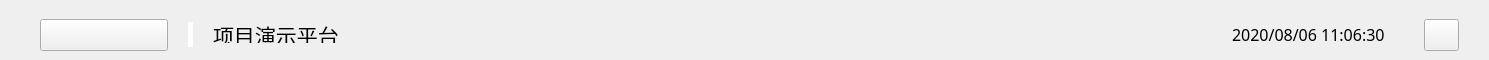
<?xml version="1.0" encoding="UTF-8"?>
<ui version="4.0">
 <class>CXGisTopWidget</class>
 <widget class="QWidget" name="CXGisTopWidget">
  <property name="geometry">
   <rect>
    <x>0</x>
    <y>0</y>
    <width>1489</width>
    <height>60</height>
   </rect>
  </property>
  <property name="minimumSize">
   <size>
    <width>0</width>
    <height>60</height>
   </size>
  </property>
  <property name="maximumSize">
   <size>
    <width>16777215</width>
    <height>84</height>
   </size>
  </property>
  <property name="windowTitle">
   <string>CXGisTopWidget</string>
  </property>
  <property name="styleSheet">
   <string notr="true"/>
  </property>
  <layout class="QGridLayout" name="gridLayout">
   <property name="leftMargin">
    <number>40</number>
   </property>
   <property name="topMargin">
    <number>10</number>
   </property>
   <property name="rightMargin">
    <number>30</number>
   </property>
   <property name="bottomMargin">
    <number>0</number>
   </property>
   <item row="0" column="0">
    <layout class="QHBoxLayout" name="horizontalLayout_4">
     <property name="spacing">
      <number>20</number>
     </property>
     <item>
      <layout class="QHBoxLayout" name="horizontalLayout_2">
       <item>
        <widget class="QPushButton" name="logo">
         <property name="minimumSize">
          <size>
           <width>128</width>
           <height>32</height>
          </size>
         </property>
         <property name="maximumSize">
          <size>
           <width>128</width>
           <height>32</height>
          </size>
         </property>
         <property name="text">
          <string/>
         </property>
        </widget>
       </item>
      </layout>
     </item>
     <item>
      <layout class="QHBoxLayout" name="horizontalLayout_3">
       <property name="spacing">
        <number>20</number>
       </property>
       <item>
        <widget class="QLabel" name="zhuangshi">
         <property name="minimumSize">
          <size>
           <width>5</width>
           <height>25</height>
          </size>
         </property>
         <property name="maximumSize">
          <size>
           <width>5</width>
           <height>25</height>
          </size>
         </property>
         <property name="styleSheet">
          <string notr="true">background-color: rgb(255, 255, 255);</string>
         </property>
         <property name="text">
          <string/>
         </property>
        </widget>
       </item>
       <item>
        <widget class="QLabel" name="platform_name">
         <property name="minimumSize">
          <size>
           <width>0</width>
           <height>17</height>
          </size>
         </property>
         <property name="maximumSize">
          <size>
           <width>16777215</width>
           <height>17</height>
          </size>
         </property>
         <property name="font">
          <font>
           <family>新宋体</family>
           <pointsize>16</pointsize>
          </font>
         </property>
         <property name="text">
          <string>项目演示平台</string>
         </property>
        </widget>
       </item>
      </layout>
     </item>
    </layout>
   </item>
   <item row="0" column="1">
    <layout class="QHBoxLayout" name="horizontalLayout_6">
     <item>
      <spacer name="horizontalSpacer">
       <property name="orientation">
        <enum>Qt::Horizontal</enum>
       </property>
       <property name="sizeHint" stdset="0">
        <size>
         <width>160</width>
         <height>20</height>
        </size>
       </property>
      </spacer>
     </item>
     <item>
      <spacer name="horizontalSpacer_2">
       <property name="orientation">
        <enum>Qt::Horizontal</enum>
       </property>
       <property name="sizeHint" stdset="0">
        <size>
         <width>40</width>
         <height>20</height>
        </size>
       </property>
      </spacer>
     </item>
    </layout>
   </item>
   <item row="0" column="2">
    <layout class="QHBoxLayout" name="horizontalLayout_5">
     <property name="spacing">
      <number>25</number>
     </property>
     <item>
      <widget class="QLabel" name="curTime">
       <property name="minimumSize">
        <size>
         <width>167</width>
         <height>25</height>
        </size>
       </property>
       <property name="maximumSize">
        <size>
         <width>167</width>
         <height>25</height>
        </size>
       </property>
       <property name="font">
        <font>
         <family>宋体</family>
         <pointsize>12</pointsize>
        </font>
       </property>
       <property name="text">
        <string>2020/08/06 11:06:30</string>
       </property>
      </widget>
     </item>
     <item>
      <widget class="QPushButton" name="exit">
       <property name="minimumSize">
        <size>
         <width>30</width>
         <height>30</height>
        </size>
       </property>
       <property name="maximumSize">
        <size>
         <width>35</width>
         <height>35</height>
        </size>
       </property>
       <property name="text">
        <string/>
       </property>
      </widget>
     </item>
    </layout>
   </item>
  </layout>
 </widget>
 <layoutdefault spacing="6" margin="11"/>
 <resources/>
 <connections/>
</ui>
